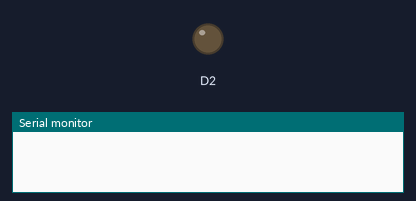
Recording of a sketch running on a simulated Particle Photon. Shown: output pins drawn as LEDs (lit = HIGH), the last lines printed to the serial monitor.

Above: at 0.1 s.
At 25.1 s:
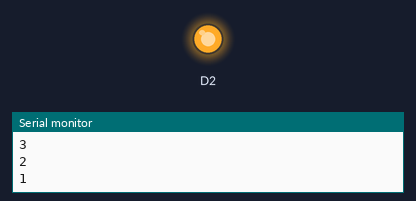
Timing chart, 0 to 26.6 s (numbered marks = the images above):
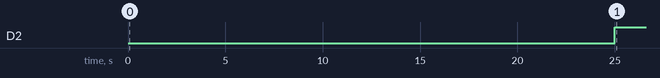

Measured:
- by itself, D2: LOW → HIGH at 25.0 s

The sketch:

rst_test.ino
```cpp
#include <Particle.h>

PRODUCT_VERSION(112);
PRODUCT_ID(8379);
SYSTEM_THREAD(ENABLED);
STARTUP(System.enableFeature(FEATURE_RESET_INFO));
STARTUP(System.enableFeature(FEATURE_RETAINED_MEMORY));
SYSTEM_MODE(MANUAL);

void setup() {
  Serial.begin(9600);

  pinMode(D2, OUTPUT);
  digitalWrite(D2, LOW);

  delay(10000);
  Serial.println("Exiting Setup");
}

void loop() {
  delay(10000);
  Serial.println("Resetting for 4 seconds in...");
  Serial.println("5");
  delay(1000);
  Serial.println("4");
  delay(1000);
  Serial.println("3");
  delay(1000);
  Serial.println("2");
  delay(1000);
  Serial.println("1");
  delay(1000);
  digitalWrite(D2, HIGH);
}
```
